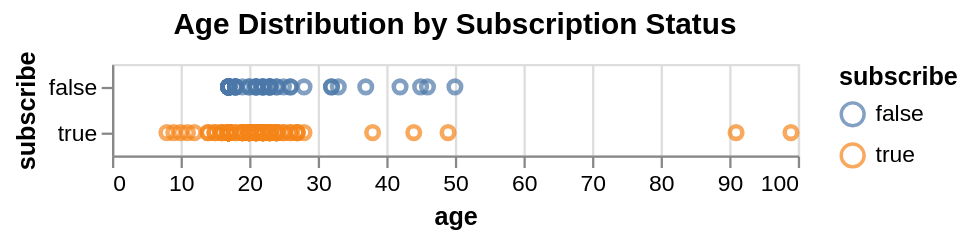

Write notebook code for a chart like this one.
### Code cell
# Here, we are exploring our dataset with visualization, choosing to graph age and subscription status.
alt.Chart(players).mark_point().encode(
    y='subscribe:N',
    x='age:Q',
    color='subscribe:N'
).properties(title='Age Distribution by Subscription Status')

### Figure 1 — Vega-Lite specification as saved in the notebook (floating-point values rounded to 4 significant figures; data arrays with more than 128 entries replaced by an {"elided": "..."} marker saying what was removed)
{"config": {"view": {"continuousWidth": 300, "continuousHeight": 300}}, "data": {"name": "data-ce4363b1cc149d2771de4f7f6f9a7330"}, "mark": {"type": "point"}, "encoding": {"color": {"field": "subscribe", "type": "nominal"}, "x": {"field": "age", "type": "quantitative"}, "y": {"field": "subscribe", "type": "nominal"}}, "title": "Age Distribution by Subscription Status", "$schema": "https://vega.github.io/schema/vega-lite/v5.20.1.json", "datasets": {"data-ce4363b1cc149d2771de4f7f6f9a7330": {"elided": "196 records"}}}
